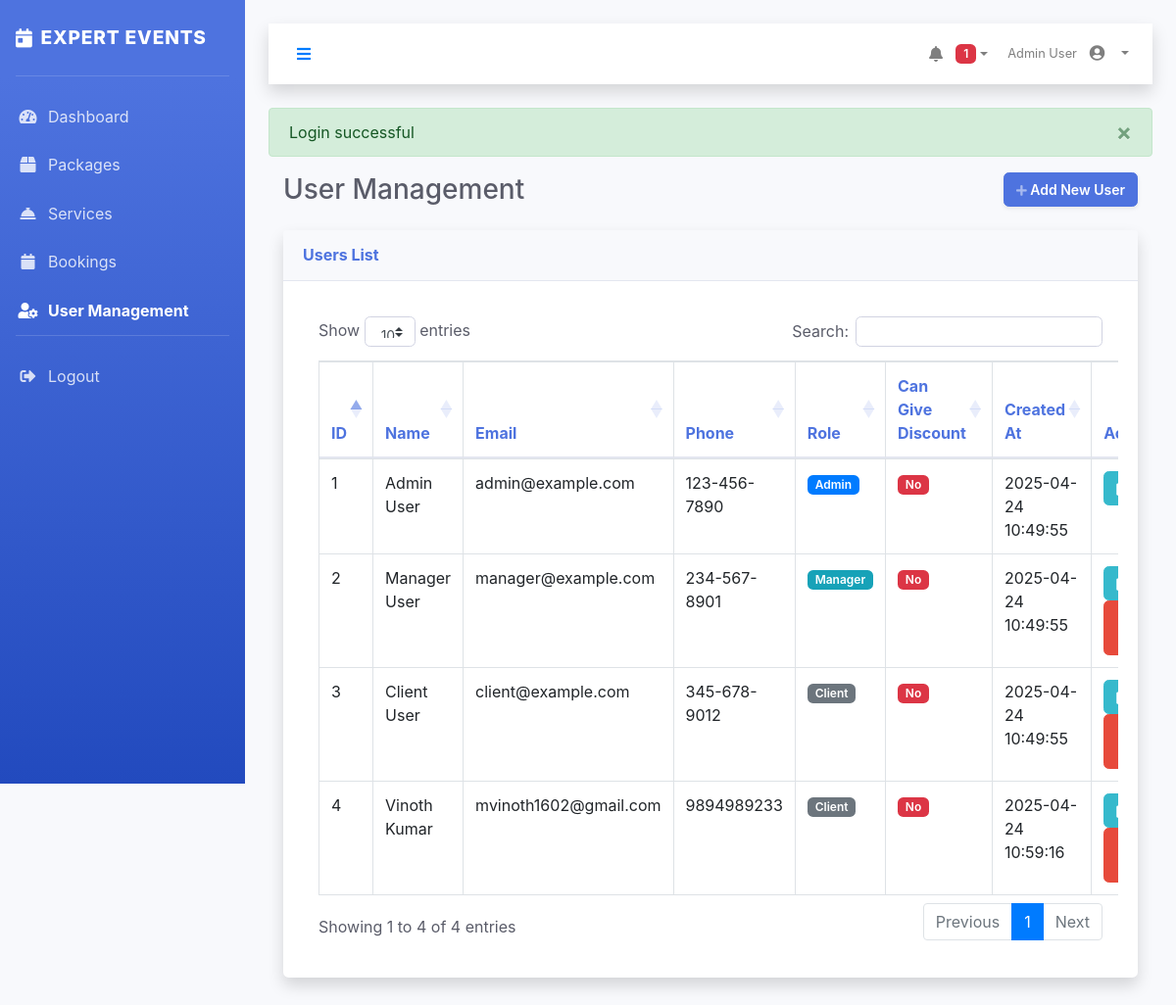
Page /pages/user-management.php (signed in) on the committed database.
### tables this page shows
CREATE TABLE `users` (
  `id` bigint(20) UNSIGNED NOT NULL,
  `name` varchar(100) NOT NULL,
  `email` varchar(100) NOT NULL,
  `phone` varchar(20) DEFAULT NULL,
  `password_hash` varchar(255) NOT NULL,
  `address` text DEFAULT NULL,
  `role` varchar(20) NOT NULL,
  `can_give_discount` tinyint(1) DEFAULT 0,
  `created_at` timestamp NOT NULL DEFAULT current_timestamp()
);

### config/database.php (called while the page is built, shortened)
<?php
class Database {
    private static $instance = null;
    private $connection;
    private function __construct() {
        $host = "localhost";
        $port = "3306";
        $dbname = "event_v2";
        $user = "root";
        $password = "";
        $dsn = "mysql:host=$host;port=$port;dbname=$dbname;charset=utf8mb4";
        try {
            $this->connection = new PDO($dsn, $user, $password);
            $this->connection->setAttribute(PDO::ATTR_ERRMODE, PDO::ERRMODE_EXCEPTION);
        } catch (PDOException $e) {
            echo "Database Connection Error: " . $e->getMessage();
            exit;
        }
    }
    public static function getInstance() {
        if (self::$instance === null) {
            self::$instance = new self();
        }
        return self::$instance;
    }
    public function query($sql, $params = []) {
        try {
            $stmt = $this->connection->prepare($sql);
            $stmt->execute($params);
            return $stmt->fetchAll(PDO::FETCH_ASSOC);
        } catch (PDOException $e) {
            echo "Query Error: " . $e->getMessage();
            return false;
        }
    }
}
?>

### pages/user-management.php (the view, shortened to what this page needs)
<?php
require_once '../includes/header.php';
    $db = Database::getInstance();
    $users = $db->query("SELECT * FROM users ORDER BY created_at DESC");
?>
<div class="d-sm-flex align-items-center justify-content-between mb-4">
    <h1 class="h3 mb-0 text-gray-800">User Management</h1>
    <a href="#" class="d-none d-sm-inline-block btn btn-sm btn-primary shadow-sm" data-toggle="modal" data-target="#userModal">
        <i class="fas fa-plus fa-sm text-white-50"></i> Add New User
    </a>
</div>
<div class="card shadow mb-4">
    <div class="card-header py-3">
        <h6 class="m-0 font-weight-bold text-primary">Users List</h6>
    </div>
    <div class="card-body">
        <div class="table-responsive">
            <table class="table table-bordered dataTable" width="100%" cellspacing="0">
                <thead>
                    <tr>
                        <th>ID</th>
                        <th>Name</th>
                        <th>Email</th>
                        <th>Phone</th>
                        <th>Role</th>
                        <th>Can Give Discount</th>
                        <th>Created At</th>
                        <th>Actions</th>
                    </tr>
                </thead>
                <tbody>
                    <?php foreach ($users as $user): ?>
                    <tr>
                        <td><?php echo $user['id']; ?></td>
                        <td><?php echo $user['name']; ?></td>
                        <td><?php echo $user['email']; ?></td>
                        <td><?php echo $user['phone'] ?? 'N/A'; ?></td>
                        <td>
                            <?php if ($user['role'] === 'admin'): ?>
                                <span class="badge badge-primary">Admin</span>
                            <?php elseif ($user['role'] === 'manager'): ?>
                                <span class="badge badge-info">Manager</span>
                            <?php else: ?>
                                <span class="badge badge-secondary">Client</span>
                            <?php endif; ?>
                        </td>
                        <td>
                            <?php if ($user['can_give_discount']): ?>
                                <span class="badge badge-success">Yes</span>
                            <?php else: ?>
                                <span class="badge badge-danger">No</span>
                            <?php endif; ?>
                        </td>
                        <td><?php echo $user['created_at']; ?></td>
                        <td>
                            <a href="?edit=<?php echo $user['id']; ?>" class="btn btn-info btn-sm">
                            </a>
                            <?php if ($user['id'] != $_SESSION['user_id']): ?>
                            <a href="../handlers/users.php?action=delete&id=<?php echo $user['id']; ?>" class="btn btn-danger btn-sm btn-delete">
                            </a>
                            <?php endif; ?>
                        </td>
                    </tr>
                    <?php endforeach; ?>
                </tbody>
            </table>
        </div>
    </div>
</div>
<?php require_once '../includes/footer.php'; ?>

### assets/css/style.css (style rules this page uses)
:root { --primary-color: #4e73df; --secondary-color: #1cc88a; --dark-color: #5a5c69; --light-color: #f8f9fc; --danger-color: #e74a3b; --warning-color: #f6c23e; --info-color: #36b9cc; }
body { font-family: 'Nunito', -apple-system, BlinkMacSystemFont, 'Segoe UI', Roboto, 'Helvetica Neue', Arial, sans-serif; background-color: #f8f9fc; color: #5a5c69; }
.card { background-color: white; border: 0; border-radius: 0.35rem; box-shadow: 0 0.15rem 1.75rem 0 rgba(58, 59, 69, 0.1); margin-bottom: 1.5rem; }
.card-header { padding: 0.75rem 1.25rem; background-color: #f8f9fc; border-bottom: 1px solid #e3e6f0; }
.card-body { padding: 1.25rem; }
.table thead th { vertical-align: bottom; border-bottom: 2px solid #e3e6f0; font-weight: 700; color: #4e73df; }
.btn { border-radius: 0.35rem; padding: 0.375rem 0.75rem; font-weight: 600; transition: all 0.2s; }
.btn-primary { background-color: #4e73df; border-color: #4e73df; }
.btn-info { background-color: #36b9cc; border-color: #36b9cc; }
.btn-danger { background-color: #e74a3b; border-color: #e74a3b; }
.text-primary { color: #4e73df !important; }
.badge { font-weight: 600; padding: 0.35em 0.65em; border-radius: 0.35rem; }

### rows in the picture
users: id "4", name "Vinoth Kumar", email "mvinoth1602@gmail.com", phone "9894989233", role "Client", can_give_discount "No", created_at "2025-04-24 10:59:16"
users: id "1", name "Admin User", email "admin@example.com", phone "123-456-7890", role "Admin", can_give_discount "No", created_at "2025-04-24 10:49:55"
users: id "2", name "Manager User", email "manager@example.com", phone "234-567-8901", role "Manager", can_give_discount "No", created_at "2025-04-24 10:49:55"
users: id "3", name "Client User", email "client@example.com", phone "345-678-9012", role "Client", can_give_discount "No", created_at "2025-04-24 10:49:55"

### other values in the picture
$item['title'] "Dashboard"
$item['title'] "Packages"
$item['title'] "Services"
$item['title'] "Bookings"
$item['title'] "User Management"
$unreadCount "1"
$_SESSION['user_name'] "Admin User"
$_SESSION['flash_message'] "Login successful"
